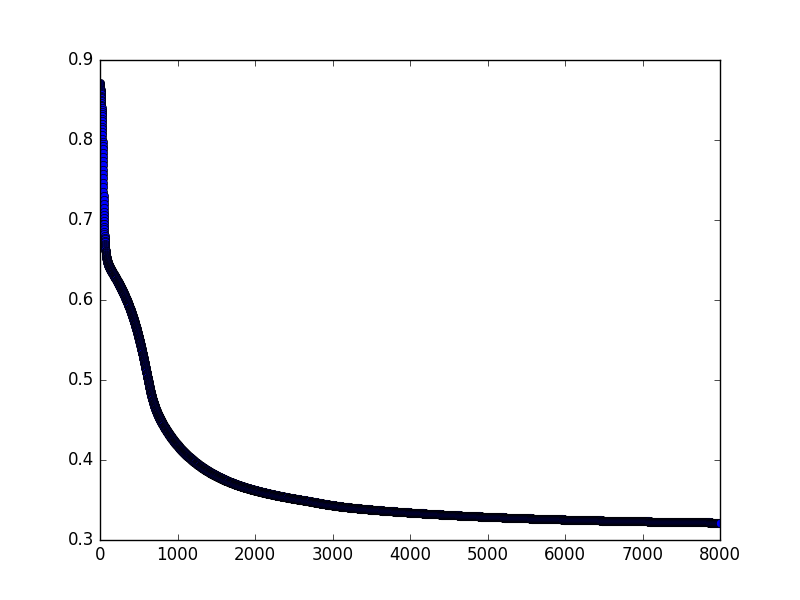

Source code (Python):
import tensorflow as tf
import pickle
import matplotlib.pyplot as plt

bank = pickle.load(open('bank.pkl', 'rb', 2))

x_train = bank['x_train']
y_train = bank['y_train']

x_test = bank['x_test']
y_test = bank['y_test']


x = tf.placeholder(tf.float32, shape = [None,4])
y = tf.placeholder(tf.float32, shape = [None,2])

first_layer = tf.layers.dense(x, 8, activation = tf.nn.relu)
second_layer = tf.layers.dense(first_layer, 4, activation = tf.nn.relu)
third_layer = tf.layers.dense(second_layer, 3, activation = tf.nn.relu)
output = tf.layers.dense(third_layer, 2, activation = tf.nn.softmax)

loss = tf.losses.softmax_cross_entropy(onehot_labels= y, logits = output)

optimizer = tf.train.GradientDescentOptimizer(0.01)
train = optimizer.minimize(loss)

accuracy = tf.metrics.accuracy(tf.argmax(y,1), tf.argmax(output,1))

# Inits
init_g = tf.global_variables_initializer()
init_l = tf.local_variables_initializer()

with tf.Session() as sess:

	sess.run(init_g)
	sess.run(init_l)
	# end of inits
	for i in range(8000):
		sess.run(train, feed_dict={x: x_train, y: y_train})
		
		c = sess.run(loss, feed_dict={x: x_train, y:y_train})
		print("Epoch: " + str(i) + " loss: " + str(c))
		plt.plot(i, c, 'bo', label='Testing data')
	
	
	#print("Optimization finished")
	training_cost = sess.run(loss, feed_dict={x: x_train, y: y_train})
	#print("training cost: " + str(training_cost))
	
	
	#print("Testing")
	
	#testing_cost = sess.run(loss, feed_dict={x: x_test, y: y_test})
	#print("Test cost: " + str(testing_cost))
	
	print("Accuracy: " +  str(sess.run(accuracy, feed_dict={x: x_test, y: y_test})))
	
	plt.show()
